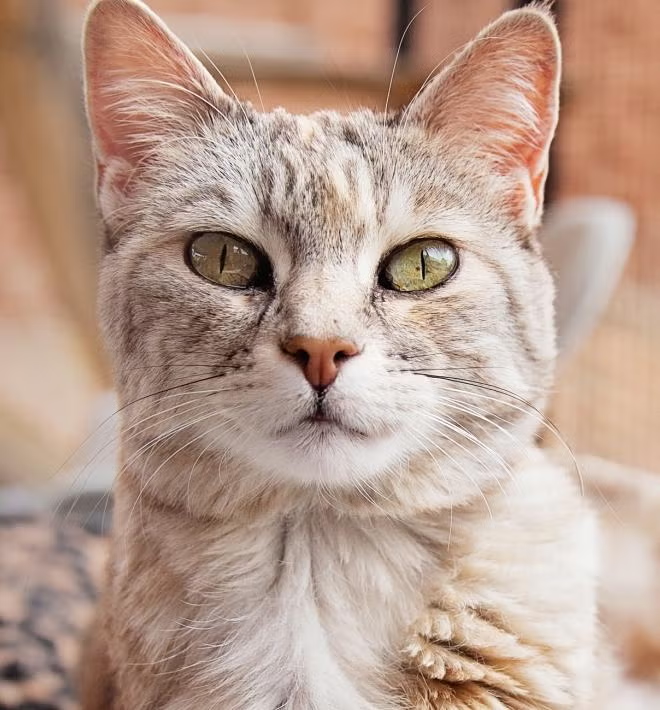
#> input picture 3/tugas/cat.png, 660 x 710 px
$ python histogram.py
#> lines starting #> are read from the running program, lines starting #| are printed output that depends on the picture
import numpy as np
import imageio.v3 as img
import matplotlib.pyplot as plt

image_path = "cat.png"
image = img.imread(image_path)
#> image is the input picture: shape (710, 660, 3); mean R, G, B 185.8, 158.5, 144.1

if len(image.shape) < 3 or image.shape[2] != 3:
  print("Format gambar harus RGB")
  exit()

red = image[:,:,0]
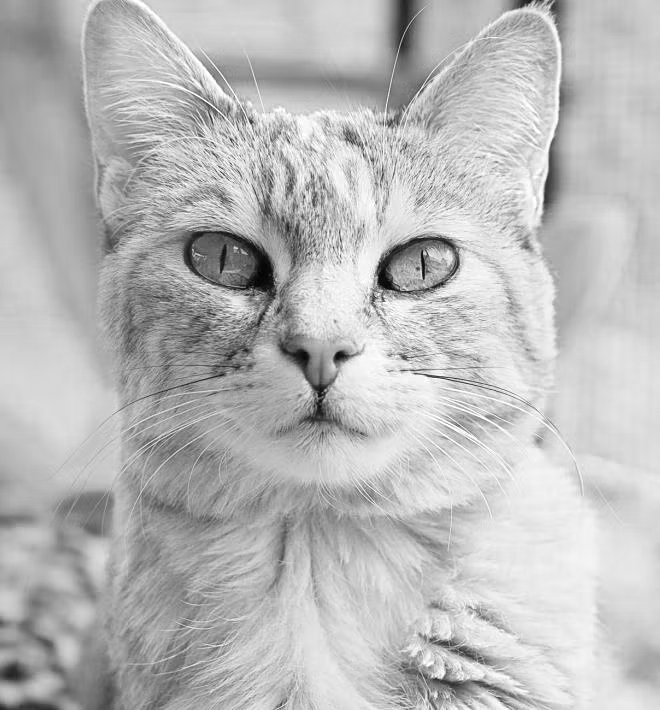
#> red: shape (710, 660); min 0, max 255, mean 185.8
green = image[:,:,1]
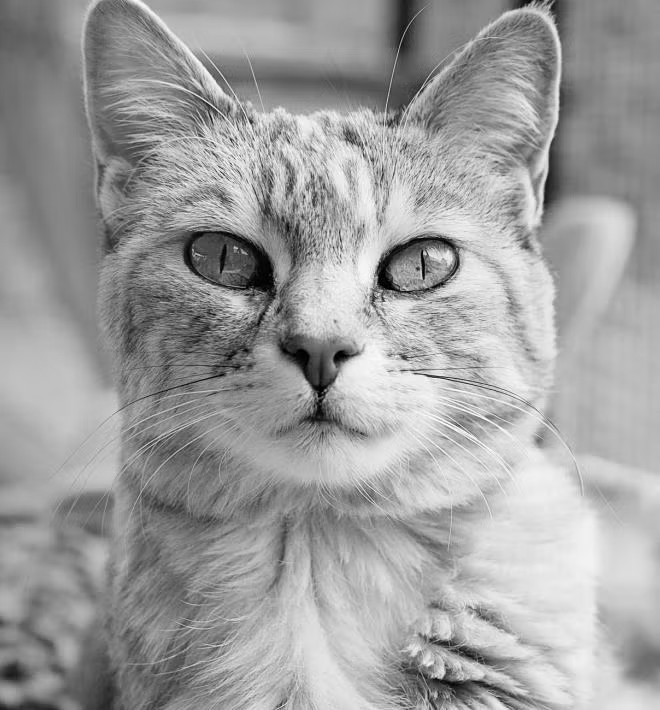
#> green: shape (710, 660); min 0, max 254, mean 158.5
blue = image[:,:,2]
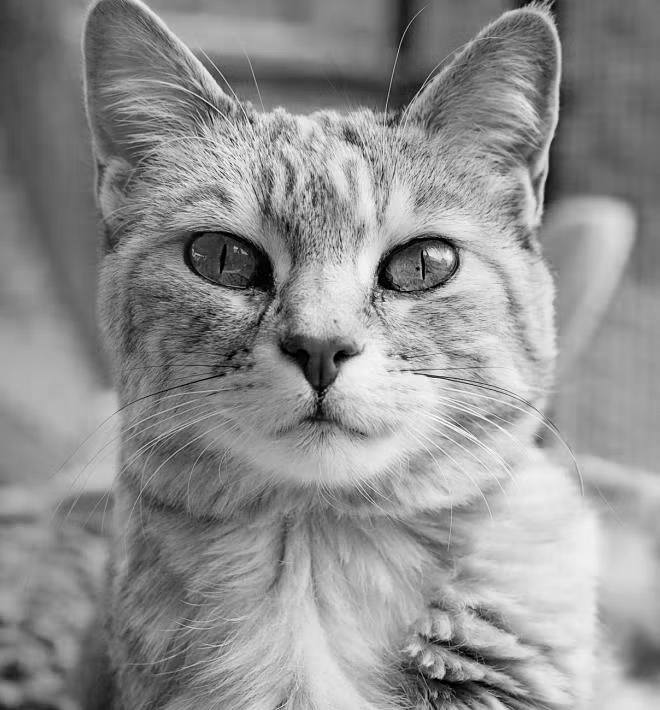
#> blue: shape (710, 660); min 0, max 255, mean 144.1

gray = 0.2 * red + 0.5 * green + 0.3 * blue
image_gray = np.zeros_like(image)
image_gray[:,:,0] = gray
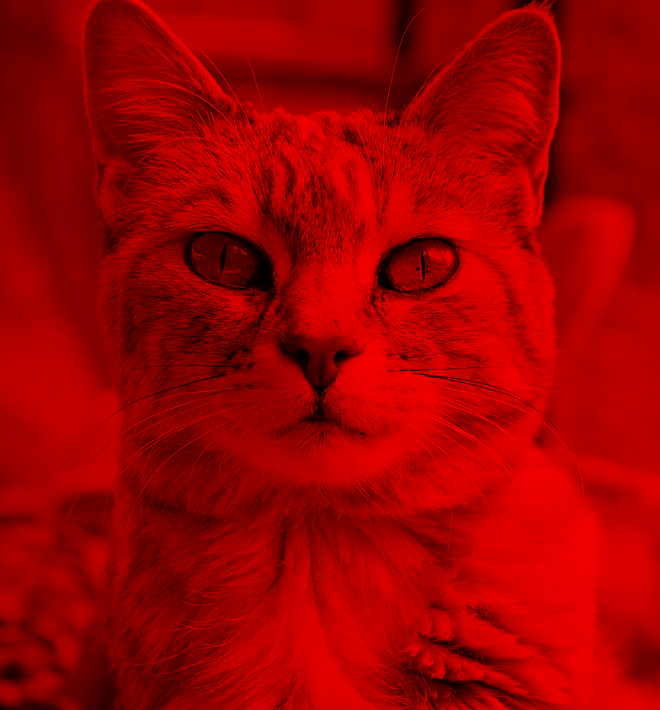
#> image_gray: shape (710, 660, 3); mean of channels 0, 1, 2 159.2, 0, 0; drawn as R, G, B
image_gray[:,:,1] = gray
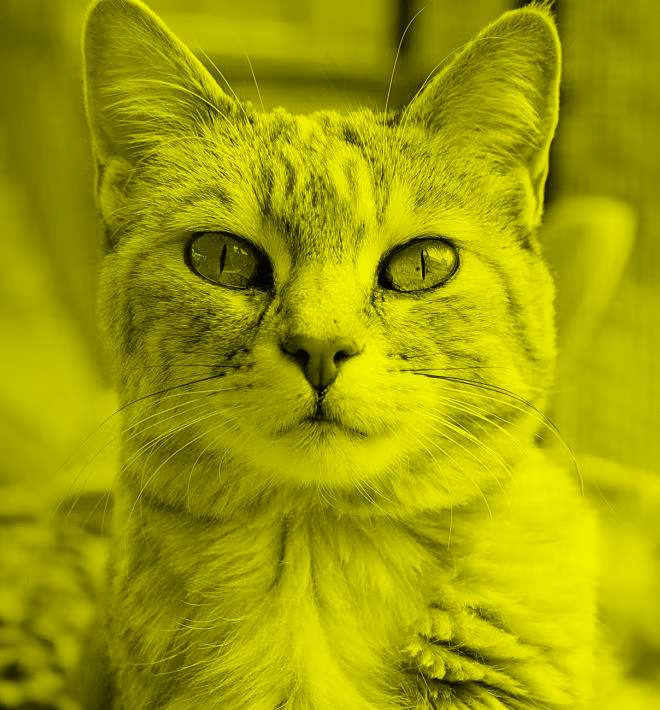
#> image_gray: shape (710, 660, 3); mean of channels 0, 1, 2 159.2, 159.2, 0; drawn as R, G, B
image_gray[:,:,2] = gray

hist, bins = np.histogram(gray, bins=256, range=[0,256])
#> hist = 256 values, max 4914 at index 139, min 0 at index 255, mean 1830.5; bins = 257 values from 0 to 256

dominant_intensity = np.argmax(hist)
#> dominant_intensity = 139
dominant_pixel_count = hist[dominant_intensity]
#> dominant_pixel_count = 4914

plt.figure(figsize=(15,15))

plt.subplot(2,2,1)
plt.imshow(image_gray)

plt.subplot(2,2,2)
plt.bar(range(0,256), hist, color="gray")
plt.title("Histogram")
plt.xlabel("Intensitas Pixel")
plt.ylabel("Frekuensi")

plt.annotate(f'Intensitas dominan: {dominant_intensity}\nJumlah piksel: {dominant_pixel_count}',
             xy=(dominant_intensity, dominant_pixel_count),
             xytext=(dominant_intensity+10, dominant_pixel_count),
             arrowprops=dict(facecolor='red', shrink=0.05))

plt.show()
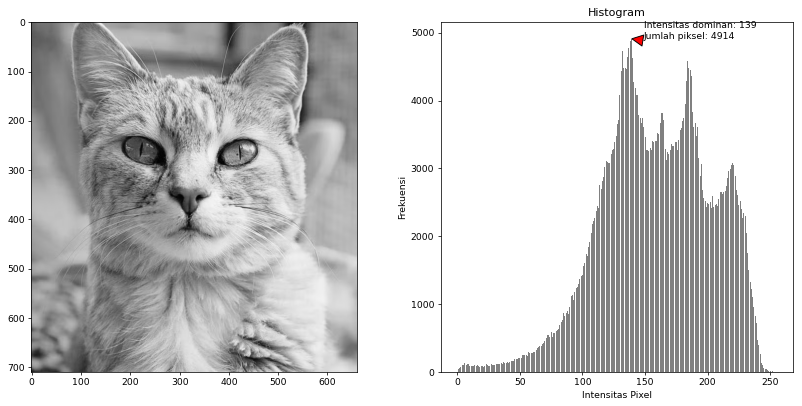
#> figure drawn by matplotlib, 2 panels; panel 2: tallest bar 4914 high, from x = 138.6 to 139.4

print("\nJumlah pixel untuk setiap intensitas")
intensity_level = 0
for pixel_count in hist:
  print(f"intensity {intensity_level}: {pixel_count} pixel")
  intensity_level += 1
#> this loop made 256 passes
#> pixel_count on passes 1 to 3: 5, 38, 53
#| intensity 0: 5 pixel
#| intensity 1: 38 pixel
#| intensity 2: 53 pixel
#| intensity 3: 67 pixel
#| intensity 4: 96 pixel
#| intensity 5: 105 pixel
#| intensity 6: 137 pixel
#| intensity 7: 108 pixel
#> (further printed lines are left out)
#> after the loop, intensity_level = 256
